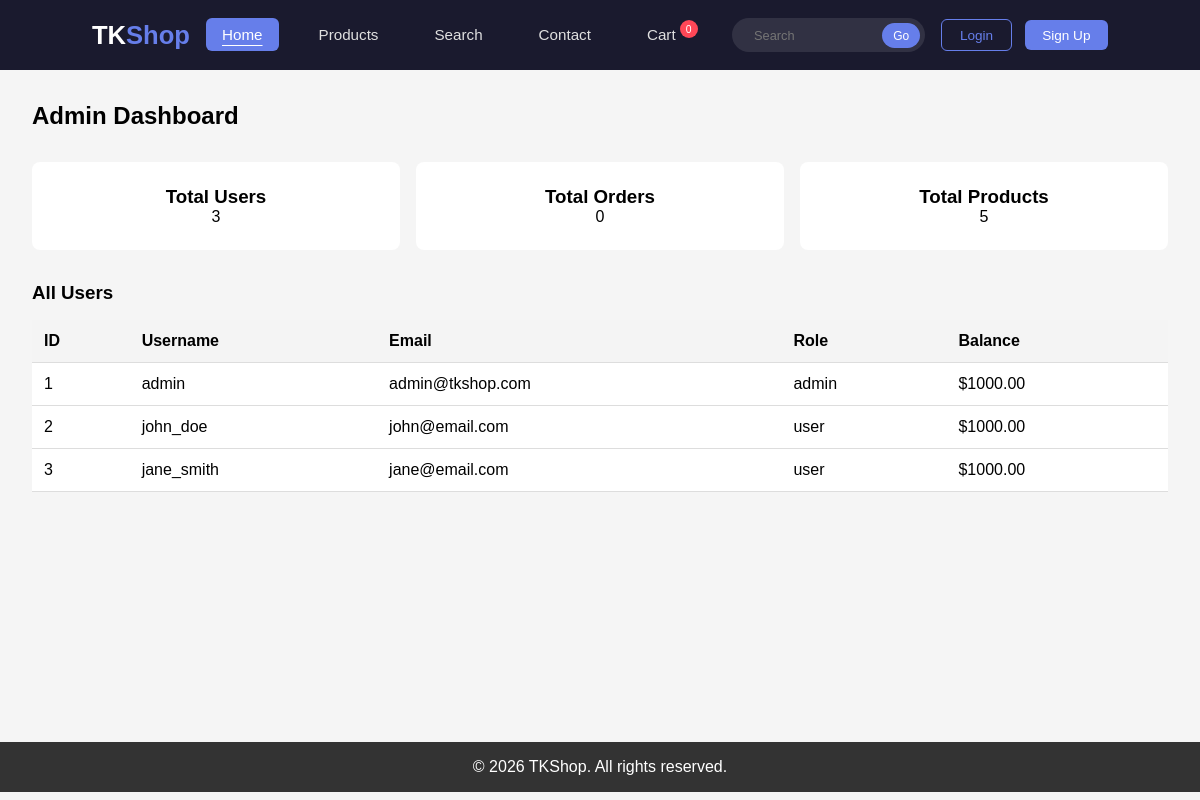
The app's page /admin/index.php with its own data.
### tables this page shows
CREATE TABLE users (
    id INT PRIMARY KEY AUTO_INCREMENT,
    username VARCHAR(100),
    email VARCHAR(100),
    password VARCHAR(100),
    full_name VARCHAR(100),
    address TEXT,
    phone VARCHAR(20),
    role VARCHAR(20) DEFAULT 'user',
    balance DECIMAL(10,2) DEFAULT 1000.00,
    created_at TIMESTAMP DEFAULT CURRENT_TIMESTAMP
);

### admin/index.php (the view, shortened to what this page needs)
<?php
require_once '../config/database.php';
$users = $conn->query("SELECT * FROM users");
$orders = $conn->query("SELECT * FROM orders");
$products = $conn->query("SELECT * FROM products");
include '../includes/header.php';
?>
<div class="container">
    <h2>Admin Dashboard</h2>
    <div class="stats">
        <div class="stat">
            <h3>Total Users</h3>
            <p><?= $users->num_rows ?></p>
        </div>
        <div class="stat">
            <h3>Total Orders</h3>
            <p><?= $orders->num_rows ?></p>
        </div>
        <div class="stat">
            <h3>Total Products</h3>
            <p><?= $products->num_rows ?></p>
        </div>
    </div>
    <h3>All Users</h3>
    <table>
        <tr>
            <th>ID</th>
            <th>Username</th>
            <th>Email</th>
            <th>Role</th>
            <th>Balance</th>
        </tr>
        <?php while ($user = $users->fetch_assoc()): ?>
        <tr>
            <td><?= $user['id'] ?></td>
            <td><?= $user['username'] ?></td>
            <td><?= $user['email'] ?></td>
            <td><?= $user['role'] ?></td>
            <td>$<?= $user['balance'] ?></td>
        </tr>
        <?php endwhile; ?>
    </table>
</div>
<?php include '../includes/footer.php'; ?>

### assets/css/style.css (style rules this page uses)
* { margin: 0; padding: 0; box-sizing: border-box; }
body { font-family: Arial, sans-serif; background: #f4f4f4; }
.container { max-width: 1200px; margin: 0 auto; }
table { width: 100%; background: white; border-collapse: collapse; margin-top: 1rem; }
th, td { padding: 0.75rem; text-align: left; border-bottom: 1px solid #ddd; }
th { background: #f4f4f4; }
.stats { display: grid; grid-template-columns: repeat(3, 1fr); gap: 1rem; margin: 2rem 0; }
.stat { background: white; padding: 1.5rem; text-align: center; border-radius: 8px; }

### includes/header.php (style rules this page uses)
* { margin: 0; padding: 0; box-sizing: border-box; }
body { font-family: Arial, sans-serif; background: #f5f5f5; overflow-x: hidden; }

### records on screen
users: id "1", username "admin", email "admin@tkshop.com", role "admin", balance "1000.00"
users: id "2", username "john_doe", email "john@email.com", role "user", balance "1000.00"
users: id "3", username "jane_smith", email "jane@email.com", role "user", balance "1000.00"

### other values on screen
$users->num_rows "3"
$orders->num_rows "0"
$products->num_rows "5"
